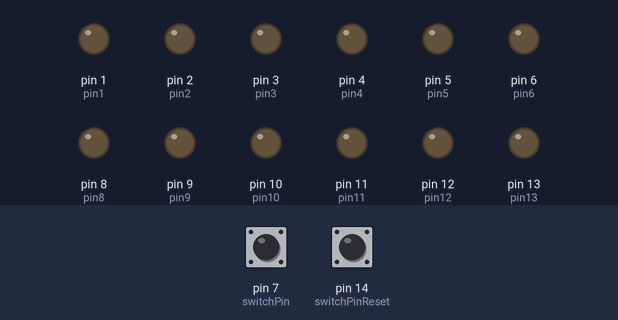
The sketch below on a simulated Arduino Uno, built with avr-gcc and run on an emulated ATmega328P. On the bench: output pins drawn as LEDs (lit = HIGH). Dashed ring = blinking. Inputs (shaded band) come from the test bench; at power-on: pin 7 (switchPin) LOW, pin 14 (switchPinReset) LOW.

Above: at 1.2 s.
1.3 s: pin 7 (switchPin) pulled HIGH for 0.15 s
At 3.2 s:
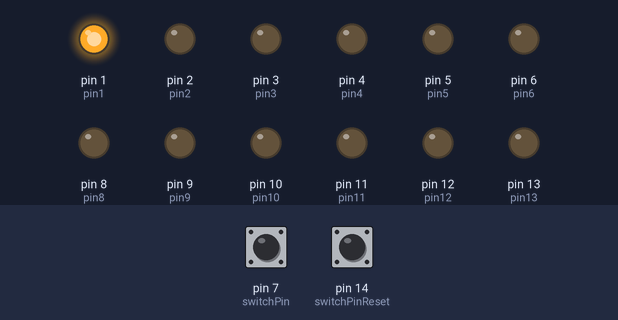
4.4 s: pin 14 (switchPinReset) pulled HIGH for 3.2 s
At 10.1 s:
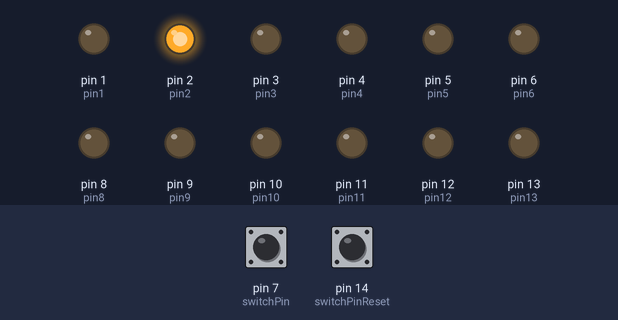
10.6 s: pin 14 (switchPinReset) pulled HIGH for 1 s
At 12.1 s:
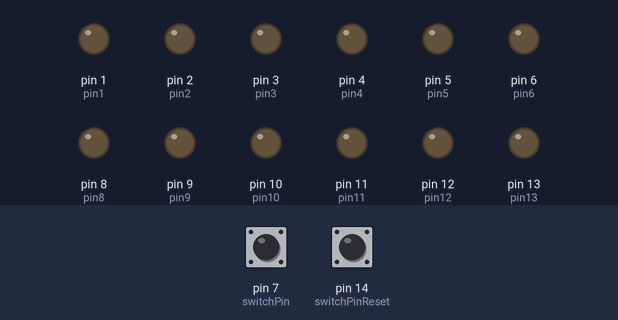
14.6 s: pin 7 (switchPin) pulled HIGH for 1 s
At 15.4 s:
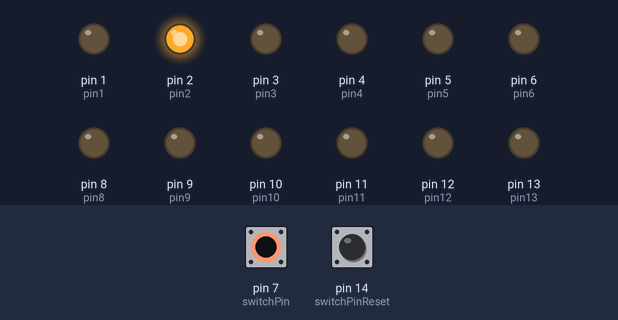
17.1 s: pin 7 (switchPin) pulled HIGH for 0.15 s
At 17.9 s:
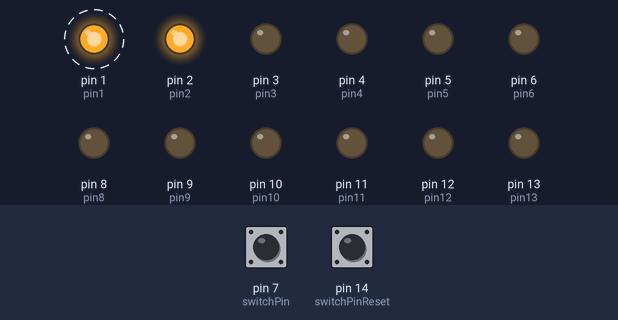
Timing chart, 0 to 32.9 s (numbered marks = the images above; inputs shaded):
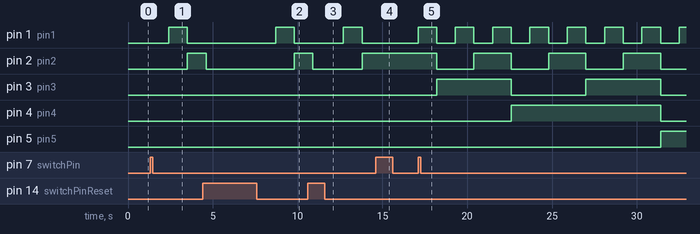

The sketch:

StopwatchFinal.ino
```cpp
int pin1 = 1;
int pin2 = 2;
int pin3 = 3;
int pin4 = 4;
int pin5 = 5;
int pin6 = 6;
int pin8 = 8;
int pin9 = 9;
int pin10 = 10;
int pin11 = 11;
int pin12 = 12;
int pin13 = 13;

int switchPin = 7;  //Pin for Start and Stop
int switchPinReset = 14; //Pin for Reset
boolean lastButton = LOW;  // To maintain the state
boolean ledOn = false;

int flag = 0, flagupper = 0;
int m, n, o, p, q, r;
int i, j, k, a, b, c;

void setup() {
  pinMode(pin1, OUTPUT);
  pinMode(pin2, OUTPUT);
  pinMode(pin3, OUTPUT);
  pinMode(pin4, OUTPUT);
  pinMode(pin5, OUTPUT);
  pinMode(pin6, OUTPUT);
  pinMode(pin8, OUTPUT);
  pinMode(pin9, OUTPUT);
  pinMode(pin10, OUTPUT);
  pinMode(pin11, OUTPUT);
  pinMode(pin12, OUTPUT);
  pinMode(pin13, OUTPUT);

  // for Start and Stop switch
  pinMode(switchPin, INPUT);
  // for Reset switch
  pinMode(switchPinReset, INPUT);

}

void loop() {

  start: for (m = 0; m < 2; ++m) {
    if (flagupper == 1)
      break;
    else {
      for (n = 0; n < 2; ++n) {
        for (o = 0; o < 2; ++o) {
          for (p = 0; p < 2; ++p) {
            for (q = 0; q < 2; ++q) {
              for (r = 0; r < 2; ++r) {
                startmin: if ((m == 1) && (n == 1) && (o == 1) && (p == 0) && (q == 1) && (r == 1))
                    flagupper = 1;
                  else if (flagupper == 0) {
                  digitalWrite(pin8, r);
                  digitalWrite(pin9, q);
                  digitalWrite(pin10, p);
                  digitalWrite(pin11, o);
                  digitalWrite(pin12, n);
                  digitalWrite(pin13, m);
                  flag = 0;
                }

                //for seconds
                for (i = 0; i < 2; ++i) {
                  if (flag == 1)
                    break;
                  else {
                    for (j = 0; j < 2; ++j) {
                      for (k = 0; k < 2; ++k) {
                        for (a = 0; a < 2; ++a) {
                          for (b = 0; b < 2; ++b) {
                            for (c = 0; c < 2; ++c) {
                              if (digitalRead(switchPinReset) == HIGH) {
                                digitalWrite(pin1, LOW);
                                digitalWrite(pin2, LOW);
                                digitalWrite(pin3, LOW);
                                digitalWrite(pin4, LOW);
                                digitalWrite(pin5, LOW);
                                digitalWrite(pin6, LOW);
                                digitalWrite(pin8, LOW);
                                digitalWrite(pin9, LOW);
                                digitalWrite(pin10, LOW);
                                digitalWrite(pin11, LOW);
                                digitalWrite(pin12, LOW);
                                digitalWrite(pin13, LOW);
                                goto start;
                              }

                              startsec:
                                if (digitalRead(switchPin) == HIGH && lastButton == LOW) {
                                  ledOn = !ledOn;
                                  lastButton = HIGH;
                                } else {
                                  lastButton = digitalRead(switchPin);
                                }
                              if (ledOn == true) {
                                if ((i == 1) && (j == 1) && (k == 1) && (a == 0) && (b == 1) && (c == 1))
                                  flag = 1;
                                else if (flag == 0) {
                                  digitalWrite(pin1, c);
                                  digitalWrite(pin2, b);
                                  digitalWrite(pin3, a);
                                  digitalWrite(pin4, k);
                                  digitalWrite(pin5, j);
                                  digitalWrite(pin6, i);
                                  delay(1000); // Wait for 1000 millisecond(s)
                                }
                              } else {
                                goto startsec;
                              }
                              delay(100);

                            }
                          }
                        }

                      }
                    }
                  }
                }
              }
            }
          }
        }
      }
    }
  }

}
```

Measured:
- after the input at 1.3 s, pin 1 (pin1): LOW → HIGH after 1.1 s, → LOW 1.1 s later; pin 2 (pin2): LOW → HIGH after 2.2 s
- after the input at 4.4 s, pin 3 (pin3): stays LOW (without the input it goes to HIGH after 1.3 s); pin 4 (pin4): stays LOW (without the input it goes to HIGH after 5.7 s)
- after the input at 10.6 s, pin 3 (pin3): stays LOW (without the input it goes to HIGH after 1.4 s)
- after the input at 14.6 s, pin 1 (pin1): stays LOW (without the input it goes to HIGH after 0.30 s); pin 2 (pin2): stays HIGH (without the input it goes to LOW after 1.4 s); pin 3 (pin3): stays LOW (without the input it goes to HIGH after 1.4 s)
- after the input at 17.1 s, pin 1 (pin1): alternates HIGH for 1.1 s and LOW for 1.1 s, starting at once; pin 2 (pin2): alternates HIGH for 2.2 s and LOW for 2.2 s, starting after 1.1 s
